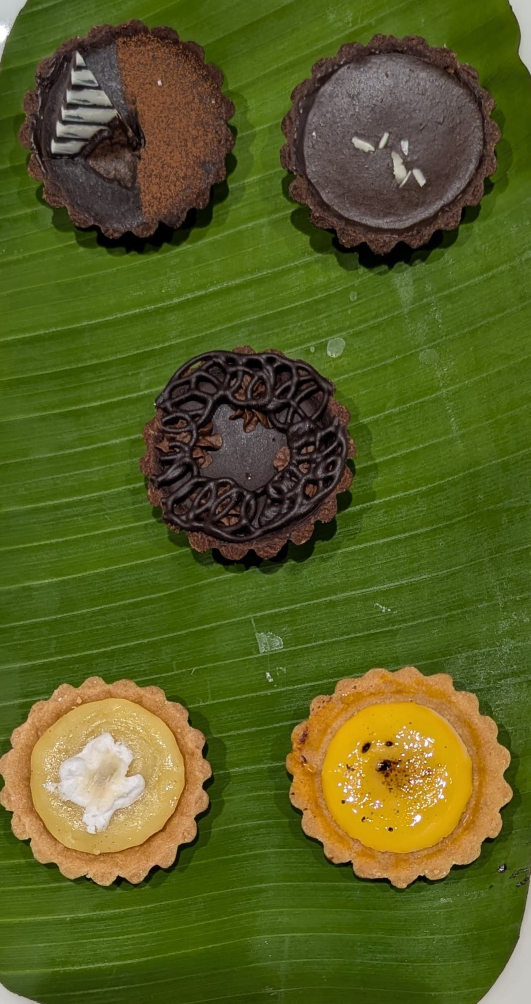
#> input picture tart1.jpg, 1061 x 2008 px (shown at 1/2 size)
$ python tartlet_verification.py   (older library calls are emulated)
#> lines starting #> are read from the running program, lines starting #| are printed output that depends on the picture; after the words box and inside, x2 and y2 are one past the last pixel; in counts of white or black regions, pixels touching at a corner belong together
#> in match_clusters_to_references, image is the input picture: shape (2008, 1061, 3); mean B, G, R 34.1, 93.6, 87.3
import cv2
import numpy as np
import os
from scipy.spatial.distance import euclidean
from skimage.feature import graycomatrix, graycoprops
from skimage.measure import find_contours
from scipy.optimize import linear_sum_assignment

def resize_image(image, size=(100, 100)):
    """Resizes the image to a consistent size."""
    return cv2.resize(image, size)

# [55 lines left out: functions extract_color_histogram, extract_texture, extract_shape, not called in this run]

def extract_features(image):
    """Extract features from an image region."""
    # Resize for consistent feature extraction
    resized = cv2.resize(image, (100, 100))

    # Convert to HSV for better color features
    hsv = cv2.cvtColor(resized, cv2.COLOR_BGR2HSV)

    # Calculate color histogram
    hist = cv2.calcHist([hsv], [0, 1], None, [8, 8], [0, 180, 0, 256])
    hist = cv2.normalize(hist, hist).flatten()

    # Calculate texture features using grayscale
    gray = cv2.cvtColor(resized, cv2.COLOR_BGR2GRAY)
    glcm = graycomatrix(gray, [1], [0], 256, symmetric=True, normed=True)
    contrast = graycoprops(glcm, 'contrast')[0, 0]
    homogeneity = graycoprops(glcm, 'homogeneity')[0, 0]

    # Combine features
    return np.concatenate([hist, [contrast, homogeneity]])

# [140 lines left out: functions segment_cupcakes, match_cupcakes, create_boundary_boxes, not called in this run]

def detect_non_green_clusters(image_path):
    """Detect and cluster non-green colors in the image."""
#> called with image_path = 'tart1.jpg'
    image = cv2.imread(image_path)
    if image is None:
        print(f"Error: Cannot load image {image_path}")
        return

    # Convert to HSV for better color segmentation
    hsv = cv2.cvtColor(image, cv2.COLOR_BGR2HSV)
#> hsv: shape (2008, 1061, 3); mean H, S, V 37.3, 174.8, 103.1

    # Define green color range to exclude (adjusted for better detection)
    lower_green = np.array([35, 20, 20])
    upper_green = np.array([85, 255, 255])

    # Create mask for non-green areas
    green_mask = cv2.inRange(hsv, lower_green, upper_green)
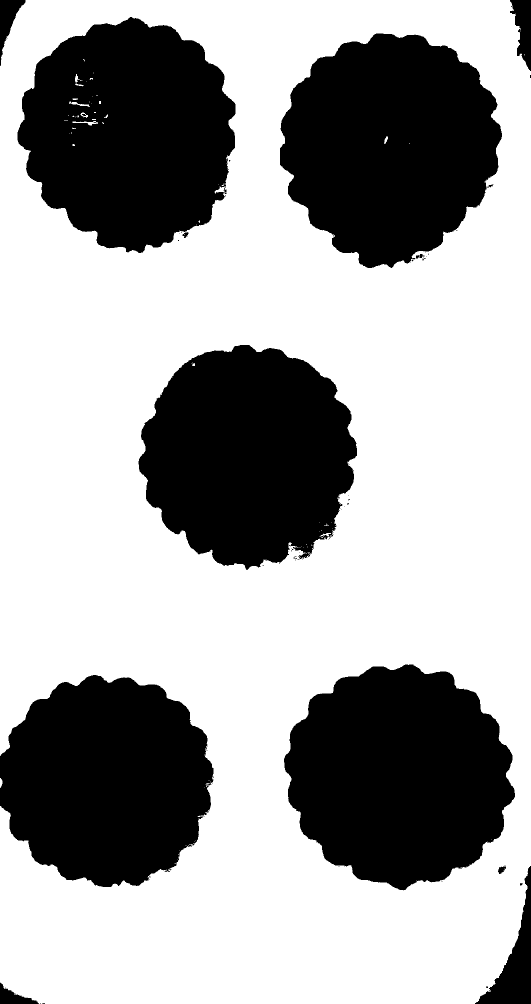
#> green_mask: shape (2008, 1061) (shown at 1/2 size); 64.2% white; 75 black regions (60 under 20 px), largest, box (x1, y1, x2, y2) and area: (568, 1329, 1030, 1781) 154627, (560, 67, 1004, 536) 153172, (35, 34, 471, 506) 151311
    non_green_mask = cv2.bitwise_not(green_mask)

    # Clean up mask using morphological operations
    kernel = np.ones((7,7), np.uint8)  # Increased kernel size
    cleaned_mask = cv2.morphologyEx(non_green_mask, cv2.MORPH_CLOSE, kernel)
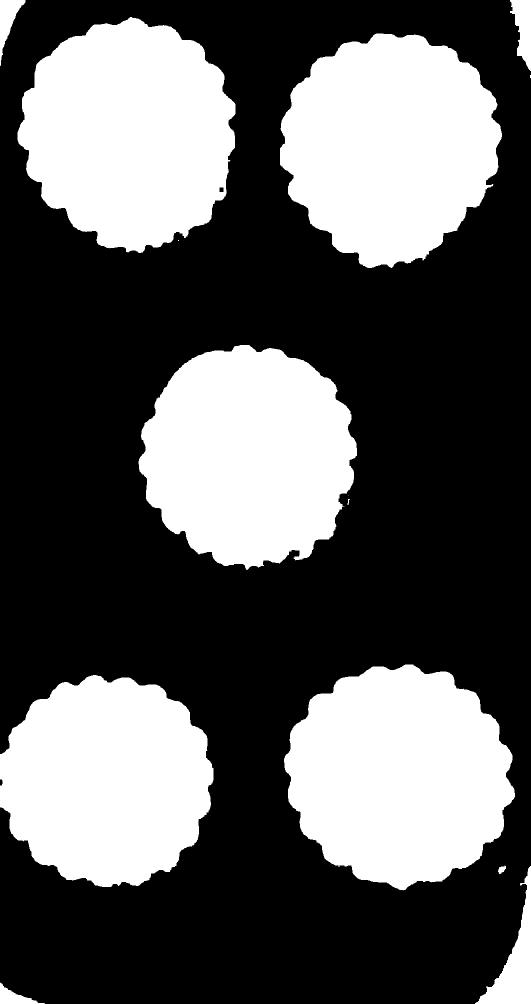
#> cleaned_mask: shape (2008, 1061) (shown at 1/2 size); 36% white; 14 white regions (3 under 20 px), largest, box (x1, y1, x2, y2) and area: (568, 1329, 1030, 1781) 154742, (560, 67, 1004, 536) 153882, (35, 34, 471, 506) 152505
    cleaned_mask = cv2.morphologyEx(cleaned_mask, cv2.MORPH_OPEN, kernel)
#> cleaned_mask: shape (2008, 1061); 35.9% white; 10 white regions

    # Find contours
    contours, _ = cv2.findContours(
        cleaned_mask,
        cv2.RETR_EXTERNAL,
        cv2.CHAIN_APPROX_SIMPLE
    )
#> contours = 10 contours; largest, box (x1, y1, x2, y2) and area: (568, 1329, 1030, 1780) 153979, (560, 67, 1004, 536) 153038, (35, 36, 471, 505) 151630, (277, 690, 714, 1137) 146832, (0, 1350, 427, 1774) 138408

    # Filter and sort contours by area
    min_area = 1000  # Adjusted minimum area
    max_area = 100000  # Adjusted maximum area
    valid_clusters = []

    for contour in contours:
        area = cv2.contourArea(contour)
        if min_area < area < max_area:
            x, y, w, h = cv2.boundingRect(contour)
            valid_clusters.append((x, y, w, h))
#> this loop made 10 passes
#> (area, x, y, w, h) on passes 1, 2, 9, 10: (1427, 0, 1967, 75, 41), (9647, 953, 1736, 108, 272), (3312, 1021, 0, 40, 138), (2474.5, 0, 0, 51, 113)
#> area on passes 3 to 8: 113, 138408, 153979, 146832.5, 153038, 151630.5
#> after the loop, valid_clusters = [(0, 1967, 75, 41), (953, 1736, 108, 272), (1021, 0, 40, 138), (0, 0, 51, 113)]

    # Sort clusters by vertical position (top to bottom)
    valid_clusters.sort(key=lambda x: x[1])

    # Debug print
    print(f"Found {len(valid_clusters)} clusters before filtering")
#| Found 4 clusters before filtering

    # Ensure exactly 5 clusters by adjusting area threshold if needed
    if len(valid_clusters) != 5:
        areas = [cv2.contourArea(cnt) for cnt in contours]
#> areas = [1427, 9647, 113, 138408, 153979, 146832.5, 153038, 151630.5, 3312, 2474.5]
        areas.sort(reverse=True)
        if len(areas) >= 5:
            min_area = areas[4] - 100  # Set threshold just below the 5th largest area
#> min_area = 138308
            valid_clusters = []
            for contour in contours:
                area = cv2.contourArea(contour)
                if area > min_area:
                    x, y, w, h = cv2.boundingRect(contour)
                    valid_clusters.append((x, y, w, h))
#> this loop made 10 passes
#> (area, x, y, w, h) on passes 4 to 8: (138408, 0, 1350, 427, 424), (153979, 568, 1329, 462, 451), (146832.5, 277, 690, 437, 447), (153038, 560, 67, 444, 469), (151630.5, 35, 36, 436, 469)
#> area on passes 1, 2, 3, 9, 10: 1427, 9647, 113, 3312, 2474.5
#> after the loop, valid_clusters = [(0, 1350, 427, 424), (568, 1329, 462, 451), (277, 690, 437, 447), (560, 67, 444, 469), (35, 36, 436, 469)]
            valid_clusters.sort(key=lambda x: x[1])
            valid_clusters = valid_clusters[:5]  # Take top 5
#> valid_clusters = [(35, 36, 436, 469), (560, 67, 444, 469), (277, 690, 437, 447), (568, 1329, 462, 451), (0, 1350, 427, 424)]

    # Create visualization
    visualization = image.copy()
    for i, (x, y, w, h) in enumerate(valid_clusters):
        cv2.rectangle(visualization, (x, y), (x+w, y+h), (0, 255, 0), 2)
        cv2.putText(visualization,
                   f'Cluster {i+1}',
                   (x, y-10),
                   cv2.FONT_HERSHEY_SIMPLEX,
                   0.5,
                   (0, 255, 0),
                   2)
#> this loop made 5 passes
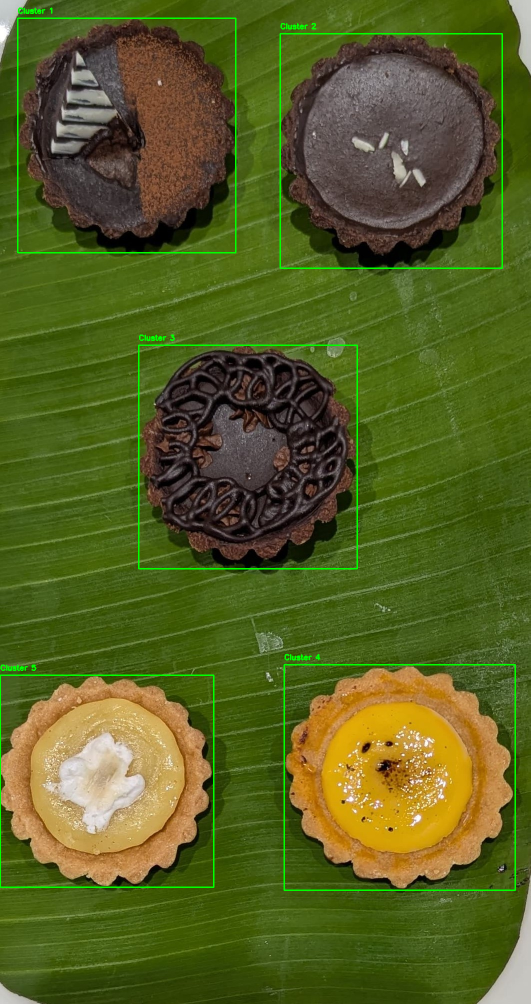
#> visualization: shape (2008, 1061, 3) (shown at 1/2 size); 1.34% of pixels changed, all inside (x1, y1, x2, y2) = (0, 15, 1032, 1782)

    # Save debug images
    cv2.imwrite("clusters_mask.jpg", cleaned_mask)
    cv2.imwrite("clusters_visual.jpg", visualization)

    return valid_clusters

def match_clusters_to_references(image_path, reference_paths):
    """Match detected clusters to reference tart images."""
    output_dir = f"results_{image_path.split('.')[0]}"

    image = cv2.imread(image_path)
    if image is None:
        print(f"Error: Cannot load image {image_path}")
        return

    # Detect clusters
    clusters = detect_non_green_clusters(image_path)
#> clusters has the same summary as valid_clusters in detect_non_green_clusters
    if not clusters:
        print("No clusters detected")
        return

    # Load reference images and extract features
    reference_features = {}
    for ref_name, ref_path in reference_paths.items():
        ref_img = cv2.imread(ref_path)
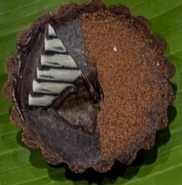
#> input picture og_tart1.jpg, 182 x 185 px
#> ref_img is the input picture: shape (185, 182, 3); mean B, G, R 40.6, 67.6, 76.1
        if ref_img is not None:
            reference_features[ref_name] = extract_features(ref_img)
#> in extract_features, `hsv = cv2.cvtColor(resized, cv2.COLOR_BGR2HSV)`: hsv: shape (100, 100, 3); mean H, S, V 31.8, 132.8, 82.3
#> in extract_features, `hist = cv2.normalize(hist, hist).flatten()`: hist = 64 values, max 0.678 at index 4, min 0 at index 18, mean 0.0486
#> in extract_features, `contrast = graycoprops(glcm, 'contrast')[0, 0]`: contrast = 206.6
#> in extract_features, `homogeneity = graycoprops(glcm, 'homogeneity')[0, 0]`: homogeneity = 0.166
#> pass 2 of the loop in match_clusters_to_references, `for ref_name, ref_path in reference_paths.items():`:
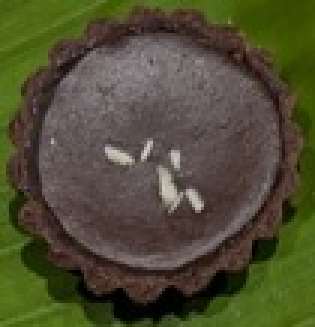
#> input picture og_tart2.jpg, 105 x 109 px (shown 3 times larger)
#> in match_clusters_to_references, ref_img is the input picture: shape (109, 105, 3); mean B, G, R 50.9, 76.8, 78.8
#> in extract_features (call 2), `resized = cv2.resize(image, (100, 100))`:
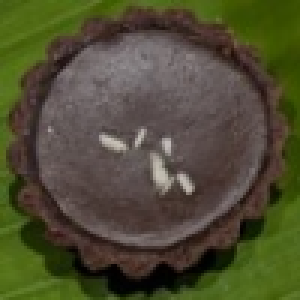
#> resized: shape (100, 100, 3) (shown 3 times larger); mean B, G, R 50.7, 76.7, 78.7
#> hist = 64 values, max 0.627 at index 1, min 0 at index 16, mean 0.0455
#> in extract_features (call 2), `gray = cv2.cvtColor(resized, cv2.COLOR_BGR2GRAY)`:
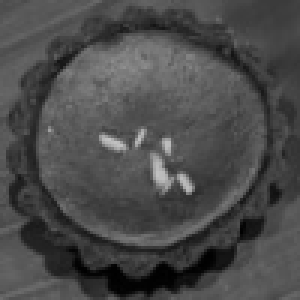
#> gray: shape (100, 100) (shown 3 times larger); min 0, max 194, mean 74.3
#> contrast = 107.4
#> homogeneity = 0.216
#> pass 3 of the loop in match_clusters_to_references, `for ref_name, ref_path in reference_paths.items():`:
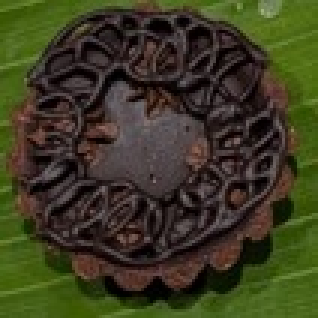
#> input picture og_tart3.jpg, 106 x 106 px (shown 3 times larger)
#> in match_clusters_to_references, ref_img is the input picture: shape (106, 106, 3); mean B, G, R 34, 59.8, 60.5
#> in extract_features (call 3), `resized = cv2.resize(image, (100, 100))`:
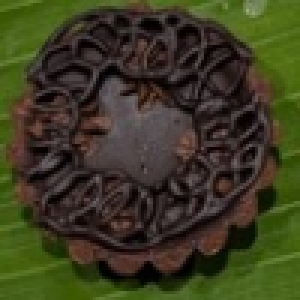
#> resized: shape (100, 100, 3) (shown 3 times larger); mean B, G, R 33.8, 59.7, 60.4
#> hist = 64 values, max 0.488 at index 14, min 0 at index 8, mean 0.0523
#> in extract_features (call 3), `gray = cv2.cvtColor(resized, cv2.COLOR_BGR2GRAY)`:
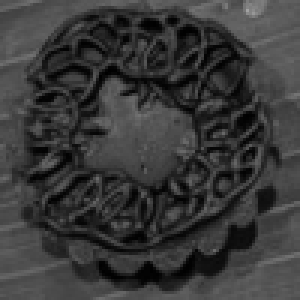
#> gray: shape (100, 100) (shown 3 times larger); min 0, max 162, mean 57
#> contrast = 183.6
#> homogeneity = 0.157
#> the loop made 5 passes; the first 3 are shown

    # Extract features from each cluster
    cluster_features = []
#> cluster_features = []
    for (x, y, w, h) in clusters:
        cluster_region = image[y:y+h, x:x+w]
        features = extract_features(cluster_region)
        cluster_features.append((features, (x, y, w, h)))
#> this loop made 5 passes
#> (x, y, w, h, contrast in extract_features, homogeneity in extract_features) on passes 1 to 5: (35, 36, 436, 469, 320.2, 0.152), (560, 67, 444, 469, 307.5, 0.145), (277, 690, 437, 447, 546.6, 0.107), (568, 1329, 462, 451, 490.8, 0.175), (0, 1350, 427, 424, 465.2, 0.141)
#> pass 1, in extract_features (call 6), `gray = cv2.cvtColor(resized, cv2.COLOR_BGR2GRAY)`:
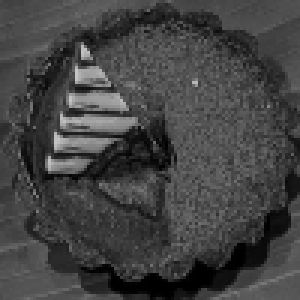
#> gray: shape (100, 100) (shown 3 times larger); min 0, max 197, mean 66.6
#> after the loop:
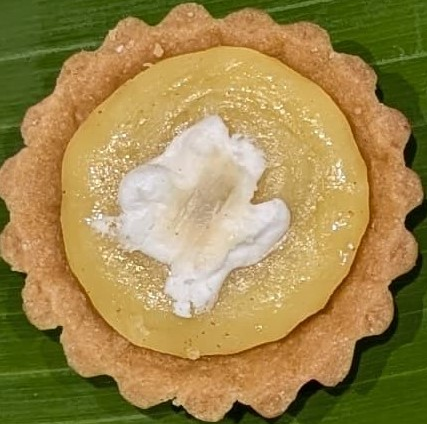
#> cluster_region: shape (424, 427, 3); mean B, G, R 78.1, 135.9, 158.8
#> after the loop, cluster_features = 5 items

    # Create cost matrix
    n = len(reference_features)  # Should be 5
#> n = 5
    cost_matrix = np.zeros((n, n))

    # Fill cost matrix with feature distances
    for i, (cluster_feat, _) in enumerate(cluster_features):
        for j, ref_feat in enumerate(reference_features.values()):
            cost_matrix[i, j] = np.linalg.norm(cluster_feat - ref_feat)
#> this loop made 5 passes
#> after the loop, cost_matrix = [[113.5, 212.8, 136.5, 151.5, 177.6], [100.9, 200.1, 123.9, 138.8, 165], [340, 439.2, 362.9, 377.9, 404.1], [284.2, 383.4, 307.2, 322.1, 348.3], [258.6, 357.8, 281.6, 296.5, 322.7]]

    # Handle missing clusters if any
    if len(clusters) < len(reference_features):
        # Pad cost matrix with large values
        pad_rows = len(reference_features) - len(clusters)
        padding = np.full((pad_rows, len(reference_features)), 1000.0)
        cost_matrix = np.vstack([cost_matrix, padding])

    # Find optimal matching
    try:
        row_ind, col_ind = linear_sum_assignment(cost_matrix)
#> row_ind = [0, 1, 2, 3, 4]; col_ind = [0, 1, 2, 4, 3]
    except ValueError as e:
        print(f"Error in matching: {e}")
        return []

    # Create visualization
    result_image = image.copy()
    matches = []

    # Draw matches
    for cluster_idx, ref_idx in zip(row_ind, col_ind):
        if cluster_idx < len(cluster_features):  # Only draw actual clusters
            _, (x, y, w, h) = cluster_features[cluster_idx]
            ref_name = list(reference_features.keys())[ref_idx]
            matches.append((ref_name, (x, y, w, h)))

            # Draw rectangle and label
            cv2.rectangle(result_image, (x, y), (x+w, y+h), (0, 255, 0), 2)
            cv2.putText(result_image,
                        ref_name,
                        (x, y-10),
                        cv2.FONT_HERSHEY_SIMPLEX,
                        0.5,
                        (0, 255, 0),
                        2)
#> this loop made 5 passes
#> (ref_idx, x, y, w, h, ref_name) on passes 1 to 5: (0, 35, 36, 436, 469, 'og_tart1'), (1, 560, 67, 444, 469, 'og_tart2'), (2, 277, 690, 437, 447, 'og_tart3'), (4, 568, 1329, 462, 451, 'og_tart5'), (3, 0, 1350, 427, 424, 'og_tart4')
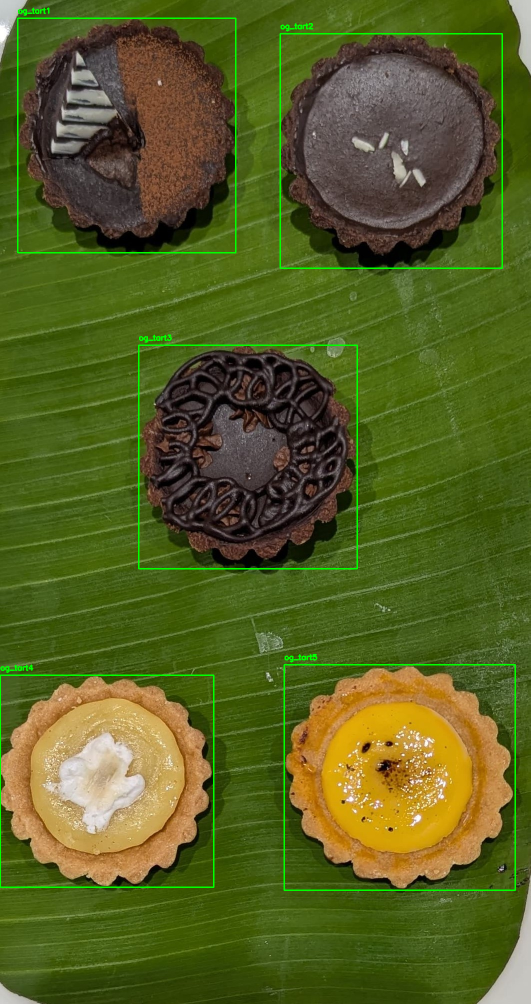
#> result_image: shape (2008, 1061, 3) (shown at 1/2 size); 1.34% of pixels changed, all inside (x1, y1, x2, y2) = (0, 15, 1032, 1782)
#> after the loop, matches = [('og_tart1', (35, 36, 436, 469)), ('og_tart2', (560, 67, 444, 469)), ('og_tart3', (277, 690, 437, 447)), ('og_tart5', (568, 1329, 462, 451)), ('og_tart4', (0, 1350, 427, 424))]

    # Save results with proper paths
    result_path = os.path.join(output_dir, "matched_clusters.jpg")
    cv2.imwrite(result_path, result_image)

    return matches

# [52 lines left out: function compare_tart_arrangements, not called in this run]

def process_and_compare_images():
    """Process both images and compare their arrangements."""
    reference_paths = {
        "og_tart1": "og_tart1.jpg",
        "og_tart2": "og_tart2.jpg",
        "og_tart3": "og_tart3.jpg",
        "og_tart4": "og_tart4.jpg",
        "og_tart5": "og_tart5.jpg"
    }

    # Process tart1 (admin)
    print("\nProcessing tart1.jpg (admin)...")
    tart1_matches = match_clusters_to_references("tart1.jpg", reference_paths)
#> tart1_matches has the same summary as matches in match_clusters_to_references

    # Process tart3
    print("\nProcessing tart3.jpg...")
    tart3_matches = match_clusters_to_references("tart3.jpg", reference_paths)

    if tart1_matches and tart3_matches:
        print("\nComparing arrangements...")
        all_match, position_matches = compare_tart_arrangements(
            tart1_matches,
            tart3_matches,
            "tart3.jpg"
        )

        # Print detailed comparison results
        print("\nComparison Results:")
        print(f"Overall Match: {'✓' if all_match else '✗'}")
        for i, matches in enumerate(position_matches):
            print(f"Position {i+1}: {'✓' if matches else '✗'}")

# Run the processing and comparison
if __name__ == "__main__":
    process_and_compare_images()
